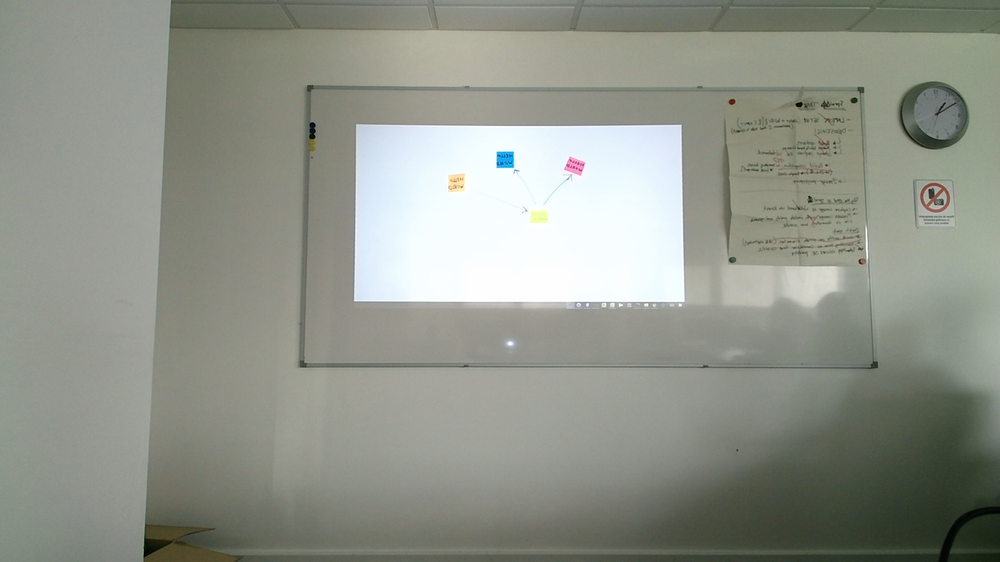
#> input picture kinect-imgs/colour/KinectScreenshot-Color-10-50-36.png, 1000 x 562 px, shrunk from 1920 x 1080 before the run, found by its file name
$ python extractPostits1.py   (Python 2 division)   (older library calls are emulated)
#> lines starting #> are read from the running program, lines starting #| are printed output that depends on the picture; after the words box and inside, x2 and y2 are one past the last pixel; in counts of white or black regions, pixels touching at a corner belong together
import cv2
import numpy as np
import matplotlib.pyplot as plt
import matplotlib.image as mpimg
from time import sleep

def showRGBImage(img):
	mng = plt.get_current_fig_manager()
	mng.window.state('zoomed')
	plt.axis("off")
	plt.imshow(img)
	plt.show()

def showGreyImage(img):
	mng = plt.get_current_fig_manager()
	mng.window.state('zoomed')
	plt.axis("off")
	plt.imshow(img, cmap="Greys_r")
	plt.show()

loaded = cv2.imread("..\kinect-imgs\colour\KinectScreenshot-Color-10-50-36.png")
#> loaded is the input picture: shape (562, 1000, 3); mean B, G, R 138.2, 148.1, 144.2

#colourimg = cv2.blur(loaded,(5,5))

colourimg = loaded

showRGBImage(colourimg)
res1,board = cv2.threshold(colourimg,200,255,cv2.THRESH_TOZERO)
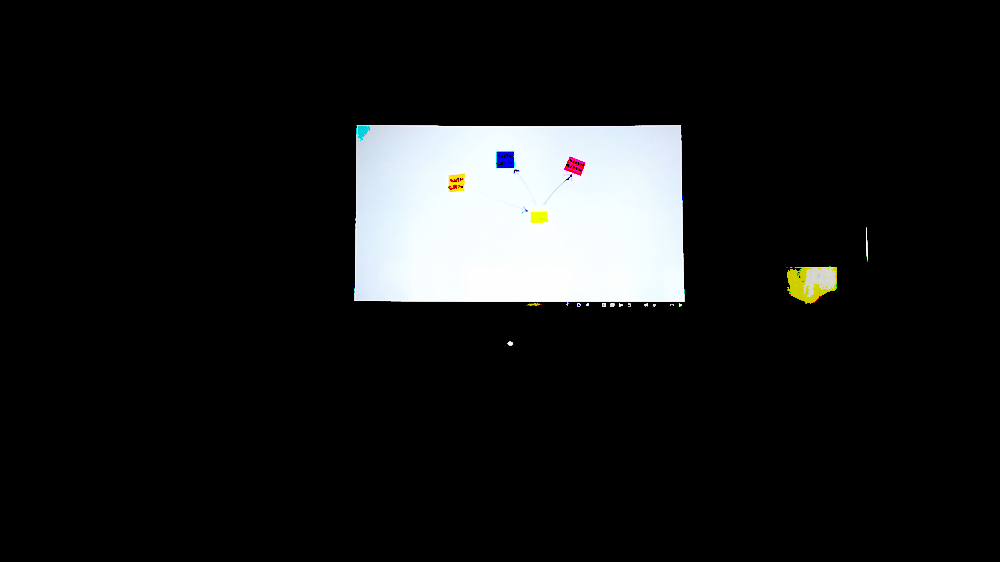
#> board: shape (562, 1000, 3); mean B, G, R 26, 25.8, 25

showRGBImage(board)

grayBoard = cv2.cvtColor(board, cv2.COLOR_RGB2GRAY)

#showGreyImage(grayBoard)

res3, contours, hier = cv2.findContours(grayBoard, cv2.RETR_EXTERNAL, cv2.CHAIN_APPROX_SIMPLE)
#> contours = 18 contours, 14 with area under 20; largest, box (x1, y1, x2, y2) and area: (354, 125, 685, 306) 57256, (787, 266, 837, 304) 1379, (526, 303, 542, 306) 23, (507, 341, 514, 346) 20

#showGreyImage(res3)

# Find the index of the largest contour
areas = [cv2.contourArea(c) for c in contours]
#> areas = [20.5, 0, 1, 3.5, 4, 6, 3, 5, 11.5, 9, 4.5, 8, 23, 0, 0, 1379, 17, 57256.5]
max_index = np.argmax(areas)
#> max_index = 17
cnt=contours[max_index]
#> cnt = contour of 53 points, box (x1, y1, x2, y2) (354, 125, 685, 306), area 57256

x,y,w,h = cv2.boundingRect(cnt)
#> x = 354; y = 125; w = 331; h = 181
temp = colourimg
cv2.rectangle(temp,(x,y),(x+w,y+h),(0,255,0),2)
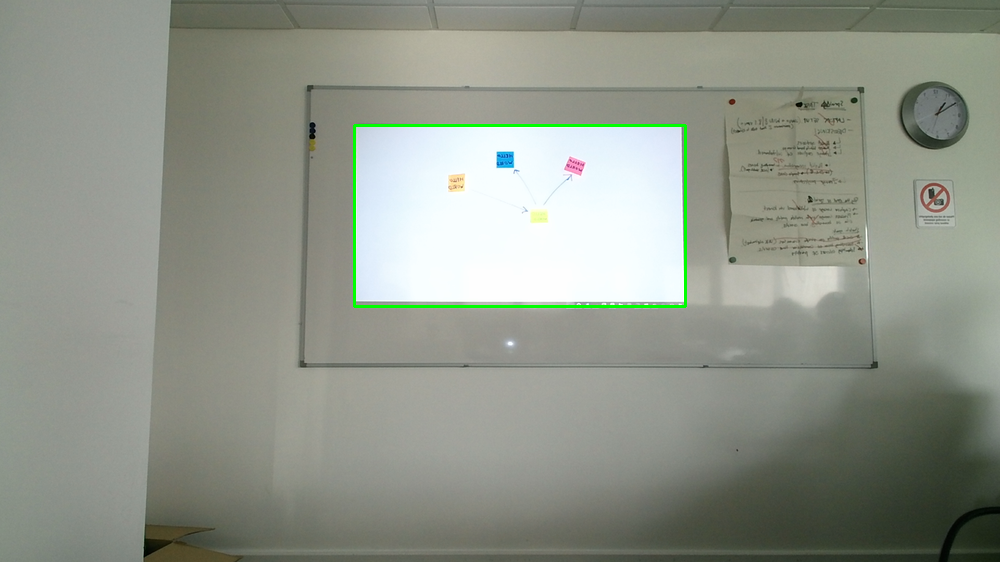
#> temp: shape (562, 1000, 3); 0.55% of pixels changed, all inside (x1, y1, x2, y2) = (353, 124, 687, 308)

showRGBImage(temp)

loadedCropped = loaded[y:y+h, x:x+w]
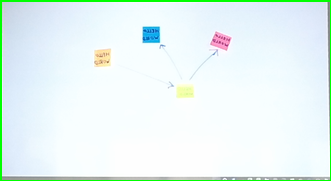
#> loadedCropped: shape (181, 331, 3); mean B, G, R 243.8, 245.8, 231.1
#boardCropped = cv2.blur(loadedCropped, (5,5))
boardCropped = loadedCropped
showRGBImage(boardCropped)

res5,postitBoard = cv2.threshold(boardCropped,200,255,cv2.THRESH_TOZERO_INV)
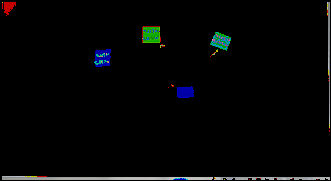
#> postitBoard: shape (181, 331, 3); mean B, G, R 5, 4.8, 4.1

showRGBImage(postitBoard)
greyPostitBoard = cv2.cvtColor(postitBoard, cv2.COLOR_RGB2GRAY)
#showGreyImage(greyPostitBoard)
res7, contours2, hier2 = cv2.findContours(greyPostitBoard, cv2.RETR_CCOMP, cv2.CHAIN_APPROX_SIMPLE)
#> contours2 = 17 contours, 9 with area under 20; largest, box (x1, y1, x2, y2) and area: (2, 176, 213, 180) 464, (142, 26, 161, 43) 276, (94, 49, 111, 67) 226, (210, 32, 231, 51) 222, (214, 177, 330, 180) 173, (177, 86, 194, 98) 152, (327, 2, 330, 129) 89, (4, 2, 16, 16) 83

showGreyImage(res7)

notes = loadedCropped.copy()
print "number of contours: " + str(len(contours2))
#| number of contours: 17
for c in contours2:
	#notes = loadedCropped.copy()
	print "contour: " + str(c)

	# [4 lines of commented-out code are left out]
	x1,y1,x2,y2 = cv2.boundingRect(c)
	#cv2.rectangle(notes,(x1,y1), (x1+x2,y1+y2), (0,255,0), 2)
	cv2.drawContours(notes, [c], 0, (0,255,0), 3)
#> this loop made 17 passes
#> (x1, y1, x2, y2) on passes 1, 2, 3, 4, 6, 7, 8, 9, 10, 11, 12, 13: (249, 179, 1, 1), (224, 179, 1, 1), (214, 177, 116, 3), (2, 176, 211, 4), (168, 87, 1, 1), (177, 86, 17, 12), (171, 84, 3, 3), (210, 49, 8, 8), (94, 49, 17, 18), (160, 44, 5, 4), (210, 32, 21, 19), (142, 26, 19, 17)
#> (c, x1, y1, x2, y2) on passes 5, 16, 17: ([[329, 130], [329, 131]], 329, 130, 1, 2), ([[9, 9], [10, 8], [11, 9], [10, 10]], 9, 8, 3, 3), ([[2, 2], [2, 8]], 2, 2, 1, 7)
#> (printed output is left out)
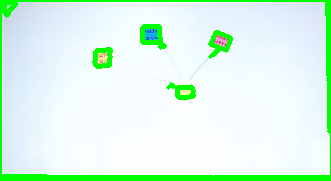
#> notes: shape (181, 331, 3); 5.98% of pixels changed, all inside (x1, y1, x2, y2) = (2, 2, 330, 180)

showRGBImage(notes)
#cv2.imwrite("output1.png", notes)
